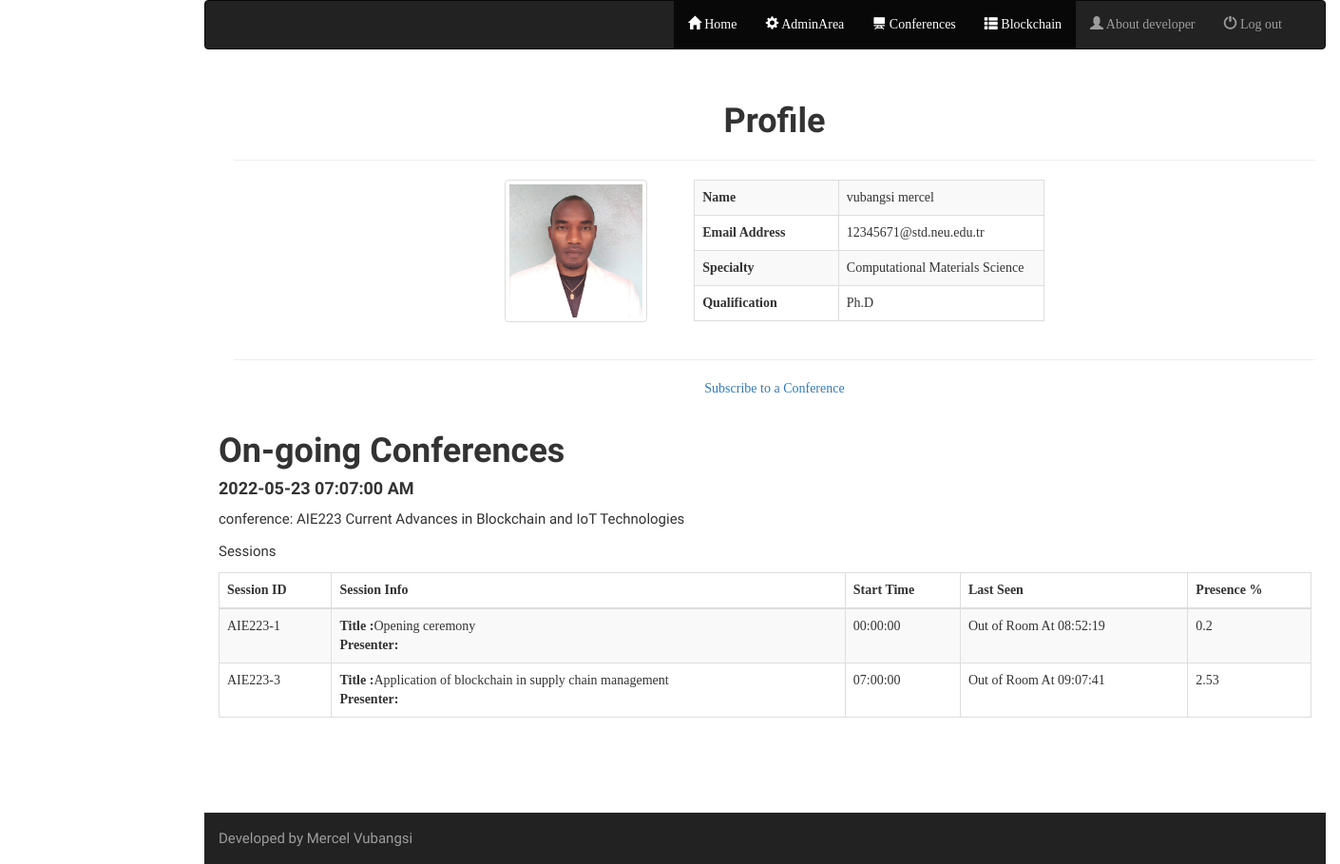
Page /welcome.php (signed in) on the earlier database version.
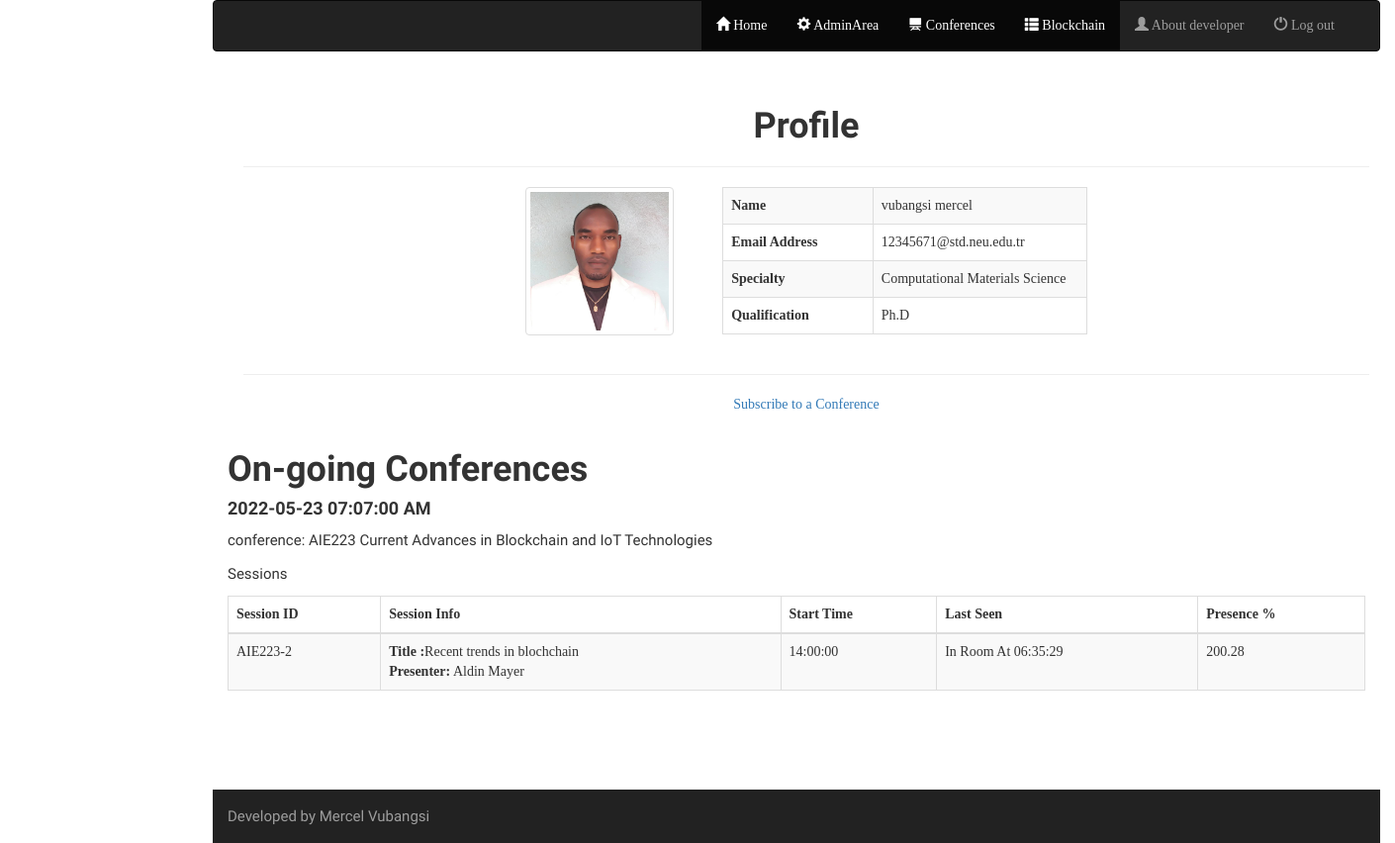
Same page on the later database version.
### tables this page shows
CREATE TABLE `subscriptions` (
  `id` int(50) NOT NULL,
  `userID` varchar(100) NOT NULL,
  `conferenceID` varchar(100) NOT NULL
);

CREATE TABLE `conferences` (
  `cid` int(11) NOT NULL,
  `conferenceID` varchar(50) NOT NULL,
  `conferenceTitle` varchar(100) NOT NULL,
  `location` varchar(100) NOT NULL,
  `conferenceStartDate` varchar(100) NOT NULL,
  `conferenceEndDate` varchar(100) NOT NULL
);

CREATE TABLE `attendanceregister` (
  `id` int(100) NOT NULL,
  `userID` varchar(100) NOT NULL,
  `conferenceID` varchar(100) NOT NULL,
  `sessionID` varchar(100) NOT NULL,
  `sessionTitle` varchar(250) NOT NULL,
  `sessionStartTime` varchar(100) NOT NULL,
  `presenter` varchar(100) NOT NULL,
  `presentationTitle` varchar(250) NOT NULL,
  `sessionEndTime` varchar(100) NOT NULL,
  `roomID` varchar(100) NOT NULL,
  `date` varchar(100) NOT NULL,
  `timeIn` varchar(100) NOT NULL,
  `timeOut` varchar(100) NOT NULL,
  `location` varchar(100) NOT NULL,
  `status` varchar(100) NOT NULL
);

CREATE TABLE `conferencesessions` (
  `id` int(100) NOT NULL,
  `conferenceID` varchar(100) NOT NULL,
  `sessionID` varchar(250) NOT NULL,
  `sessionName` varchar(250) NOT NULL,
  `sessionTitle` varchar(250) NOT NULL,
  `sessionDate` varchar(100) NOT NULL,
  `sessionStartTime` varchar(100) NOT NULL,
  `sessionEndTime` varchar(100) NOT NULL,
  `room` varchar(100) NOT NULL,
  `presenter` varchar(250) NOT NULL,
  `stats` varchar(100) NOT NULL
);

### welcome.php (the view, shortened to what this page needs)
<?php
include('includes/header.php');
?>
<link rel="stylesheet" href="style.css">
<div class="container">
	 <div class="headline" align="center">
             <h1>Profile</h1>
         </div>
	<hr>
	<?php
		$image = $_SESSION['userPhoto'];
	?>
	<div class="row">
		<div class="row">
			<div class="col-md-3">
			</div>
			<div class="col-md-2">
				<img class="img-thumbnail" src="<?php echo $image . "\""?> width="150px" height="150px"/>
			</div>
			<div class="col-md-4">
				<div class="table-responsive">
					<table class="table table-bordered table-striped">
						<tbody>
							<tr>
								<th width="30%">Name </th>
								<td width="40%"><?php echo $_SESSION['userName'] ;?></td>
							</tr>
							<tr>
								<th>Email Address</th>
								<td><?php echo $_SESSION['emailAddress'];?></td>
							</tr>
							<tr>
								<th>Specialty</th>
								<td><?php echo $_SESSION['specialty'];?></td>
							</tr>
							<tr>
								<th>Qualification</th>
								<td><?php echo $_SESSION['qualification'];?></td>
							</tr>
						</tbody>
					</table>
				</div>
			</div>
			<div class="col-md-3">
			</div>
		</div>
	</div>
	<hr>
			<div align="center">
			<a class="register-link login-link" href="conferences.php">Subscribe to a Conference</a>
			</div>
</div>
<?php
include('config.php');
$sql1 = mysqli_query($conn, "SELECT conferences.conferenceID, conferences.conferenceTitle, conferences.conferenceStartDate, subscriptions.userID from conferences, subscriptions WHERE conferences.conferenceID=suBscriptions.conferenceID and subscriptions.userID='".$_SESSION["userID"]."' AND DATE(CURDATE()) BETWEEN STR_TO_DATE(conferences.conferenceStartDate,'%Y-%m-%dT%H:%i:%s.%f') AND STR_TO_DATE(conferences.conferenceEndDate,'%Y-%m-%dT%H:%i:%s.%f')");
if (mysqli_num_rows($sql1)>0){
$ar = mysqli_fetch_assoc($sql1);
}else{
}
?>
    	<div class="my-container">
		<div class="wrapper" >
		<h1> On-going Conferences </h1>
        		<h4 class="mb-3"> <?php echo date('Y-m-d h:i:s a')?></h4>
			<p> conference: <?php echo (isset($ar['conferenceID'])?$ar['conferenceID']:$ar['conferenceID']="CONF00")." ".(isset($ar['conferenceTitle'])?$ar['conferenceTitle']:$ar['conferenceTitle']="No Data. Please Register in a Conference first."); ?> </p>
        		<p> Sessions <p>
			<table class="table table-bordered table-striped">
			<thead>
				<th> Session ID </th>
				<th> Session Info </th>
				<th> Start Time </th>
				<th> Last Seen </th>
				<th> Presence % </th>
			</thead>
			<tbody>
            <?php
		isset($ar['userID'])?$ar['userID']: $ar['userID']='A000Z';
		$sql3 = mysqli_query($conn, " SELECT attendanceregister.sessionID, attendanceregister.sessionStartTime, attendanceregister.sessionTitle, attendanceregister.location, attendanceregister.status, attendanceregister.timeOut, conferencesessions.presenter FROM attendanceregister,conferencesessions WHERE attendanceregister.userID = '".$ar["userID"]."' AND attendanceregister.sessionID=conferencesessions.sessionID ");
		while($row = mysqli_fetch_array($sql3)):;?>
            <tr>
                <td><?php echo $row['sessionID'];?></td>
                <td><?php echo "<strong>Title :</strong>".$row['sessionTitle']."<br>"."<strong>Presenter:</strong> ".$row['presenter'];?></td>
                <td><?php echo $row['sessionStartTime'];?></td>
                <td><?php echo $row['location']." At ".$row['timeOut'];?></td>
		<td><?php echo $row['status'];?></td>
            </tr>
            <?php endwhile;?>
			</tbody>
			</table>
		</div>
        </div>
            <body onload="getLocation()">
<?php
include('includes/footer.php');
?>
</html>

### includes/header.php (shortened to what this page needs)
<!DOCTYPE html>
<html lang="en-US">
<head>
	<link href="css/bootstrap.min.css" rel="stylesheet">
	<link rel="stylesheet" href="css/bootsvalid.min.css">
	<link href="css/main.css" rel="stylesheet">
</head>
<body>
	<div class="container-fluid">
		<nav class="navbar navbar-inverse" role="navigation">
			<div class="container-fluid">
				<div class="collapse navbar-collapse navbar-right" id="navgatn_menu">
					<ul class="nav navbar-nav">
						<li class="active"><a href="index.php"><span class="glyphicon glyphicon-home"></span> Home</a></li>
						<li class="active"><a href="adminPanel/index.php"><span class="glyphicon glyphicon-cog"></span> AdminArea</a></li>
						<li class="active"><a href="conferences.php"><span class="glyphicon glyphicon-blackboard"></span> Conferences</a></li>
						<li class="active"><a href="blockchain.php"><span class="glyphicon glyphicon-th-list"></span> Blockchain</a></li>
			<li><a href="#abt_douphix" data-toggle="modal">
						<span class="glyphicon glyphicon-user"></span>  About developer</a></li>
						<?php if(isset($_SESSION['userID'])){echo "<li class=\"\"><a href=\"logout.php\">
						<span class='glyphicon glyphicon-off'></span> Log out</a></li>";
						}
						else{
							echo "
							<li class=\"\"><a href=\"index.php\">Login</a></li>";
						}?>
					</ul>
				</div>
			</div>
		</nav>
		<div class="container-fluid">
			<div style="margin-bottom:100px;">

### includes/footer.php (shortened to what this page needs)
	</div>
</div>
<div>
	<footer class="nav navbar-inverse">
		<p class="navbar-text">Developed by Mercel Vubangsi</p>
	</footer>
</div>
</div>
</body>
</html>

### css/main.css (style rules this page uses)
body { font-family: cursive; }

### adminPanel/css/style.css (style rules this page uses)
html, h1, h2, h3, h4, h5, h6, p { font-family: 'Raleway', sans-serif; }
p { line-height: 24px; font-size: 15px; }
h1, h2, h4 { font-weight: bold; }
h4 { text-transform: uppercase; }
h1, h2, h3, h4, h5, h6, p, img, .btn { -moz-transition: all 0.2s ease-in-out; -webkit-transition: all 0.2s ease-in-out; -o-transition: all 0.2s ease-in-out; -ms-transition: all 0.2s ease-in-out; transition: all 0.2s ease-in-out; }
.container { overflow: hidden; }
body { margin-left: 200px; }
.container { padding: 16px; }

Differences in the rows shown:
removed attendanceregister: sessionID "AIE223-1", sessionTitle "Opening ceremony", sessionStartTime "00:00:00", location "Out of Room", timeOut "08:52:19", status "0.2"
removed attendanceregister: sessionID "AIE223-3", sessionTitle "Application of blockchain in supply chain management", sessionStartTime "07:00:00", location "Out of Room", timeOut "09:07:41", status "2.53"
added attendanceregister: sessionID "AIE223-2", sessionTitle "Recent trends in blochchain", conferencesessions.presenter "Aldin Mayer", sessionStartTime "14:00:00", location "In Room", timeOut "06:35:29", status "200.28"
